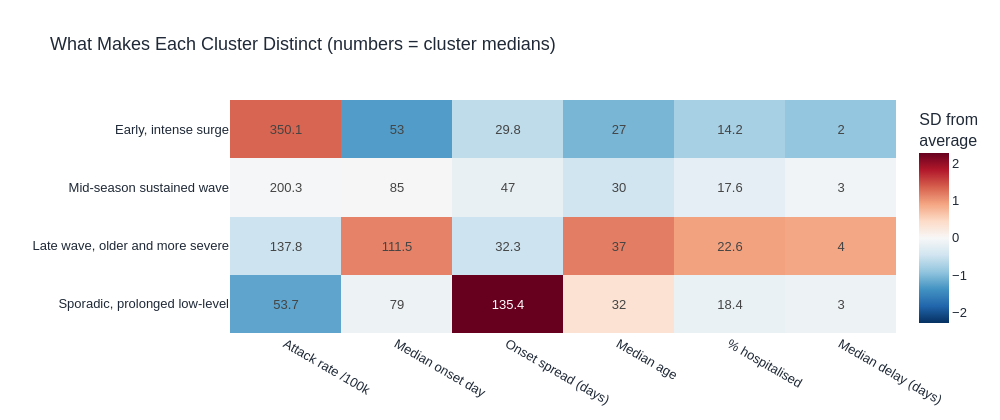

This figure's notebook cell:
### Markdown cell above
## Step 5 — Final K-means Solution (k = 4) and Cluster Profiles

k = 4 was chosen: the silhouette score peaks at k = 3, but k = 3 merges early high-intensity outbreaks with later, longer, lower-intensity waves — operationally different situations. k = 5 or more creates single-area clusters. Clusters are named from their feature profiles using fixed rules (widest onset spread, earliest, latest, remaining), not from the hidden answer key.

### Code cell
# Lesson 18 — Step 5: Final K-means (k = 4) and cluster profiles
k_final = 4
kmeans = KMeans(n_clusters=k_final, n_init=20, random_state=42).fit(X_scaled)
features["cluster_id"] = kmeans.labels_

# --- Name clusters from their profiles (rules based on the features, not the answer key) ---
med = features.groupby("cluster_id")[feature_cols].median()
names = {}
sporadic = med["onset_spread_days"].idxmax()                       # widest spread of onsets
names[sporadic] = "Sporadic, prolonged low-level"
rest = med.drop(index=sporadic)
names[rest["median_onset_day"].idxmin()] = "Early, intense surge"   # earliest of the waves
names[rest["median_onset_day"].idxmax()] = "Late wave, older and more severe"
names[[c for c in rest.index if c not in names][0]] = "Mid-season sustained wave"
features["cluster"] = features["cluster_id"].map(names)

cluster_order = ["Early, intense surge", "Mid-season sustained wave",
                 "Late wave, older and more severe", "Sporadic, prolonged low-level"]
CLUSTER_COLORS = dict(zip(cluster_order, ["#DC2626", "#F59E0B", "#7C3AED", "#6B7280"]))

profile = (features.groupby("cluster")[feature_cols].median().round(1)
           .assign(areas=features.groupby("cluster").size(),
                   total_cases=features.groupby("cluster")["cases"].sum())
           .loc[cluster_order])
print("CLUSTER PROFILES (medians across member areas):")
display(profile.rename(columns=labels))

# --- Interactive profile heatmap: colour = how far above/below the regional average (SD units) ---
z = pd.DataFrame(X_scaled, columns=feature_cols).assign(cluster=features["cluster"])
z_mean = z.groupby("cluster")[feature_cols].mean().loc[cluster_order]
fig = go.Figure(go.Heatmap(
    z=z_mean.values, x=[labels[c] for c in feature_cols], y=cluster_order,
    zmid=0, colorscale="RdBu_r", colorbar=dict(title="SD from<br>average"),
    text=profile[feature_cols].values, texttemplate="%{text}", textfont=dict(size=13),
    hovertemplate=("<b>%{y}</b><br>%{x}: <b>%{text}</b> (cluster median)"
                   "<br>%{z:+.2f} SD from the regional average<extra></extra>"),
))
fig.update_layout(**HOUSE, title="What Makes Each Cluster Distinct (numbers = cluster medians)",
                  height=420, width=1000, margin=dict(l=230))
fig.update_yaxes(autorange="reversed")
fig.show()
fig_profile = fig
print("\nMEMBER AREAS BY CLUSTER:")
for name in cluster_order:
    members = features.loc[features["cluster"] == name, "area"].tolist()
    print(f"  {name} ({len(members)}): {', '.join(members)}")

### Figure 1 — Plotly figure (JSON) as saved in the notebook; plotly's stock layout.template omitted (floating-point values rounded to 4 significant figures)
{"data": [{"colorbar": {"title": {"text": "SD from<br>average"}}, "colorscale": [[0.0, "rgb(5,48,97)"], [0.1, "rgb(33,102,172)"], [0.2, "rgb(67,147,195)"], [0.3, "rgb(146,197,222)"], [0.4, "rgb(209,229,240)"], [0.5, "rgb(247,247,247)"], [0.6, "rgb(253,219,199)"], [0.7, "rgb(244,165,130)"], [0.8, "rgb(214,96,77)"], [0.9, "rgb(178,24,43)"], [1.0, "rgb(103,0,31)"]], "hovertemplate": "<b>%{y}</b><br>%{x}: <b>%{text}</b> (cluster median)<br>%{z:+.2f} SD from the regional average<extra></extra>", "text": [[350.1, 53.0, 29.8, 27.0, 14.2, 2.0], [200.3, 85.0, 47.0, 30.0, 17.6, 3.0], [137.8, 111.5, 32.3, 37.0, 22.6, 4.0], [53.7, 79.0, 135.4, 32.0, 18.4, 3.0]], "textfont": {"size": 13}, "texttemplate": "%{text}", "type": "heatmap", "x": ["Attack rate /100k", "Median onset day", "Onset spread (days)", "Median age", "% hospitalised", "Median delay (days)"], "y": ["Early, intense surge", "Mid-season sustained wave", "Late wave, older and more severe", "Sporadic, prolonged low-level"], "z": [[1.342, -1.295, -0.5889, -1.065, -0.7627, -0.9048], [-0.01964, -0.01289, -0.1677, -0.4638, -0.2218, -0.08472], [-0.4876, 1.151, -0.4899, 1.18, 0.9364, 0.898], [-1.223, -0.1171, 2.297, 0.3425, -0.1581, -0.1186]], "zmid": 0}], "layout": {"font": {"color": "#1F2937", "family": "Arial", "size": 13}, "height": 420, "hoverlabel": {"bgcolor": "white", "bordercolor": "#9CA3AF", "font": {"color": "#111827", "size": 12}}, "margin": {"l": 230}, "title": {"text": "What Makes Each Cluster Distinct (numbers = cluster medians)"}, "width": 1000, "yaxis": {"autorange": "reversed"}}}
